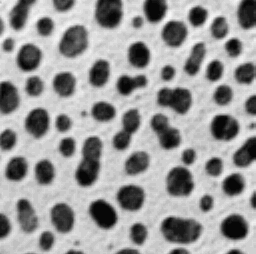
#> input picture catalog/imagej/data/blobs.gif, 256 x 254 px, found by its file name
$ python check_particles.py
#> lines starting #> are read from the running program, lines starting #| are printed output that depends on the picture
# Run: ~/.guided-analysis/envs/skimage/bin/python check_particles.py [blobs.gif]
# PIL and scipy only. Uses the range 126 to 255 that ImageJ 1.53 Default picked, 8-connected labels like Analyze Particles.
import sys

import numpy as np
from PIL import Image
from scipy import ndimage

path = sys.argv[1] if len(sys.argv) > 1 else "/Volumes/T7/guided-analysis/data/schindelin2012-fiji-blobs/blobs.gif"
img = np.array(Image.open(path))
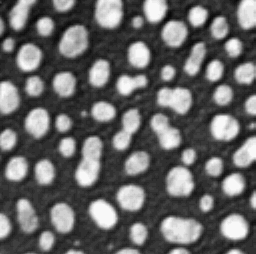
#> img: shape (254, 256); min 8, max 248, mean 103.3
print(f"shape {img.shape}, raw values {img.min()} to {img.max()}")
#| shape (254, 256), raw values 8 to 248
lab, n = ndimage.label(img >= 126, structure=np.ones((3, 3)))
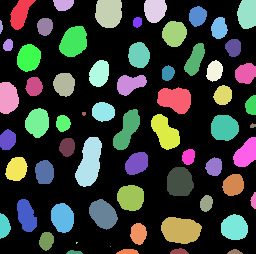
#> lab: shape (254, 256) int32; 65 distinct labels, from 0 to 64; one colour per label, 0 black
#> n = 64
edge = np.unique(np.concatenate([lab[0], lab[-1], lab[:, 0], lab[:, -1]]))
#> edge = 19 values from 0 to 64
print(f"particles_edges_included: {n}")
#| particles_edges_included: 64
print(f"particles_edges_excluded: {n - len(edge[edge > 0])}")
#| particles_edges_excluded: 46
